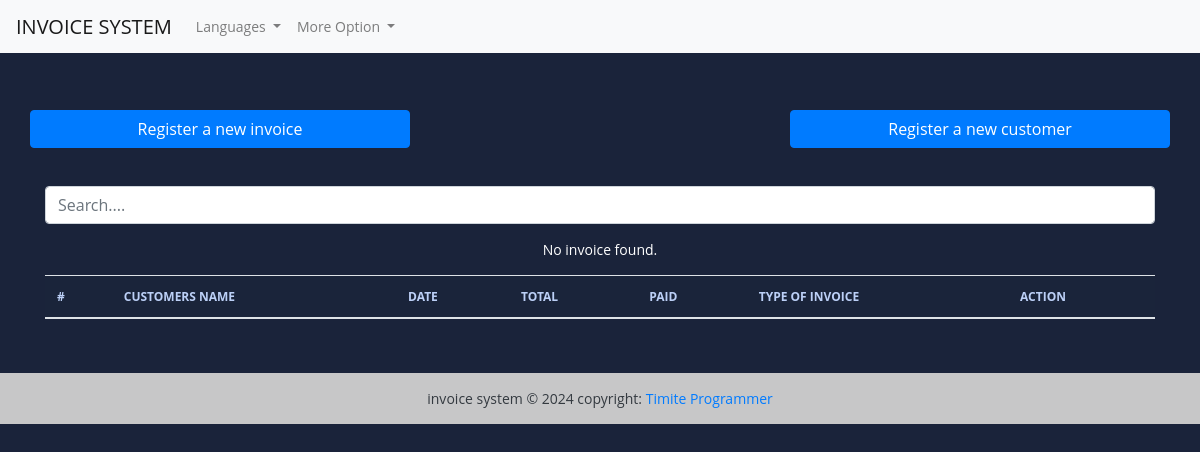
The app's page /, older data.
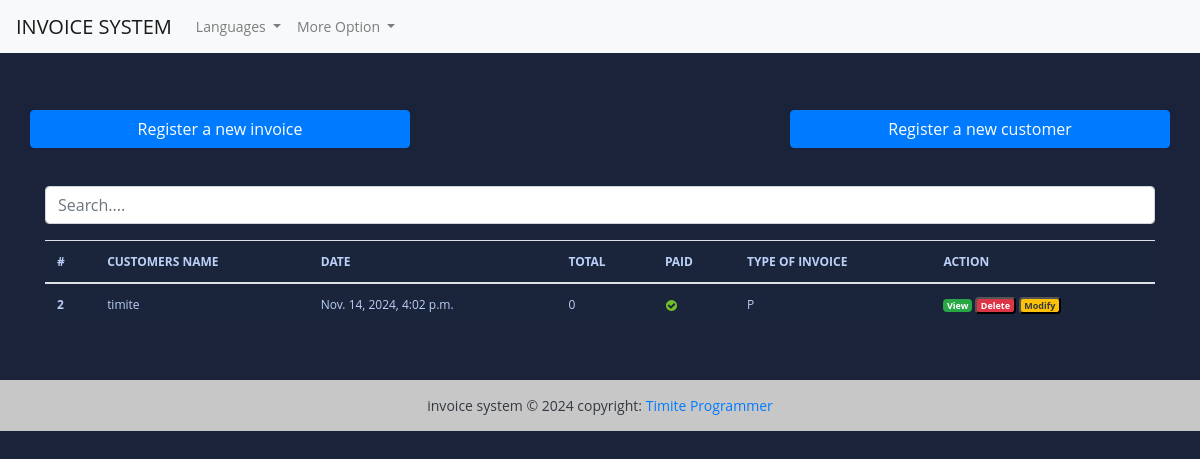
The same page, newer data.
### fact_app/fact_app/models.py (models this page shows, shortened)
class Invoice(models.Model):
    INVOICE_TYPE = (
        ('R','RECU'),
        ('P', 'PROFORMA FACTURE'),
        ('F', 'FACTURE'),
    )
    customer = models.ForeignKey(Customer, on_delete=models.PROTECT)
    save_by = models.ForeignKey(User, on_delete=models.PROTECT)
    Invoice_date_time = models.DateTimeField(auto_now_add=True)
    total = models.DecimalField(max_digits=10000, decimal_places=2)
    last_updated_date = models.DateTimeField(null=True, blank=True)
    paid = models.BooleanField(default=False)
    invoice_type = models.CharField(max_length=1, choices=INVOICE_TYPE)
    comments = models.CharField(null=True, max_length=1000, blank=True)
    class Meta:
        verbose_name = "Invoice"
        verbose_name_plural = "Invoices"
    @property
    def get_total(self):
        articles = self.article_set.all()
        total = sum(article.get_total for article in articles)
        return total

class Customer(models.Model):
     SEX_TYPES = (
        ('M', 'Masculin'),
        ('F', 'Feminin'),
    )
     name = models.CharField(max_length=132)
     email = models.EmailField()
     phone = models.CharField(max_length=132)
     adresse = models.CharField(max_length=64),
     sex = models.CharField(max_length=1, choices=SEX_TYPES)
     age = models.CharField(max_length=12)
     city = models.CharField(max_length=132)
     zip_code = models.CharField(max_length=16, null=True)
     created_date = models.DateTimeField(auto_now_add=True)
     save_by = models.ForeignKey(User, on_delete= models.PROTECT)
     class Meta:
        verbose_name = "Customer"
        verbose_name_plural = "Customers"

### fact_app/fact_app/views.py (the view, shortened to what this page needs)
# urls.py: path('',views.HomeView.as_view(), name='home'),
class HomeView(View):
    templates_name = 'index.html'
    invoices = Invoice.objects.select_related('customer','save_by').all()
    context = {
        'invoice': invoices
    }
    def get(self, request, *args, **kwargs):
        return render(request, self.templates_name, self.context)

### templates/index.html (shortened to what this page needs)
{% extends "base.html" %}
{% load static %}
{% block content %}
<br><br>
<div class="row">
   <a href="{% url 'add-invoice'%}" class="btn col-md-4 btn-primary">
      Register a new invoice
   </a>
   <a href='#' class="col-md-4">
   </a>
   <a href="{% url 'add-customer'%}" class="btn col-md-4 btn-primary">
       Register a new customer
   </a>
</div>
<br> <br>
<div class="form-group ">
   <input id="search" class="form-control" type="text" placeholder="Search....">
</div>
<div>
   <table class="table table-striped-columns">
      <thead>
         <tr>
            <th scope="col">#</th>
            <th scope="col">CUSTOMERS NAME</th>
            <th scope="col">DATE</th>
            <th scope="col">TOTAL</th>
            <th scope="col">PAID</th>
            <th scope="col">TYPE OF INVOICE</th>
            <th scope="col">ACTION</th>
         </tr>
      </thead>
      <tbody id="myTable">
         {% if invoice %}
         {% for facture in invoice %}
         <tr>
            <th scope="row">{{ facture.pk }}</th>
            <td>{{facture.customer.name}}</td>
            <td>{{facture.Invoice_date_time}}</td>
            <td>{{ facture.get_total }}</td>
            <td>
               {% if facture.paid %}
               <img src="{% static 'images/icon-yes.svg' %}" alt="True">
               {% else %}
               <img src="{% static 'images/icon-no.svg' %}" alt="False">
               {% endif %}
            </td>
            <td>{{facture.invoice_type}}</td>
            <td>
               <a href="" title="Detail" class="badge text-white bg-success">View</a>
               <button id="btn-invoice-sup" type="button" data-toggle="modal" data-target="#supprimer"
                  class="badge text-white bg-danger" title="Supprimer" data-id="{{ facture.pk }}"
                  data-customer="{{facture.customer.name}}"> Delete
               </button>
               <button id="btn-invoice-mod" type="button" data-toggle="modal" title="Modifier" data-target="#modifier"
                  data-id="{{facture.pk}}" data-customer="{{facture.customer.name}}"
                  class="badge text-dark bg-warning"> Modify
               </button>
            </td>
         </tr>
         {% endfor %}
         {% else %}
         <p class="text-center text-white">No invoice found.</p>
         {% endif %}
      </tbody>
   </table>
</div>
<br><br>
{% endblock %}

Row changes from the older to the newer data that the page shows:
added Invoice: pk "2", customer.name "timite", Invoice_date_time "Nov. 14, 2024, 4:02 p.m.", get_total "0", paid True (drawn), invoice_type "P"
Text that changed along with them:
text no longer shown: "No invoice found."
